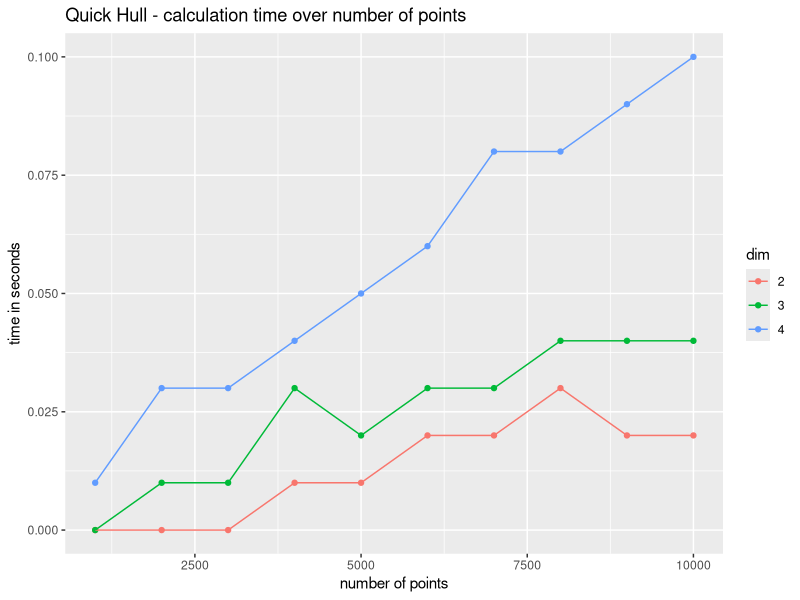
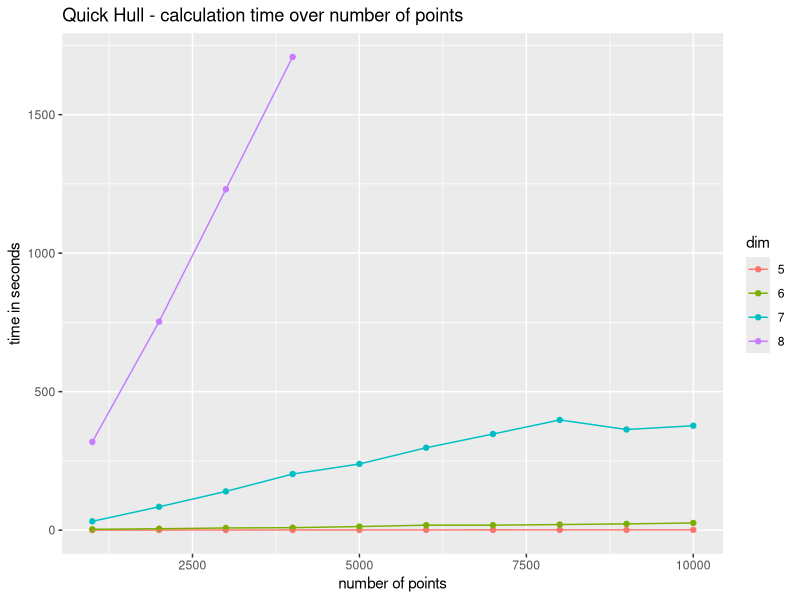

Write R code to recreate these figures, in order.
library(ggplot2)
library(reshape2)

plotTimes = function(data) {
  qplot(numberOfPoints, timeInSeconds, data = data,
        geom = c("point", "line"), color = dim,
        main = "Quick Hull - calculation time over number of points",
        xlab = "number of points", ylab = "time in seconds")
}

data = read.table("times.txt", header = TRUE)
data = transform(data, dim = factor(dimension))
data
head(data)
str(data)

acast(data, dimension ~ numberOfPoints, value.var = "time")

dimensionBreak = 5
# alles andere ist schlecht, weil man dann die einzelnen linien
# nicht mehr sieht (was köster letztes mal kritisiert hat)
# also hinweis darauf, dass die diagramme unterschiedliche skalen haben

plotTimes(subset(data, dimension < dimensionBreak))
plotTimes(subset(data, dimension >= dimensionBreak))
